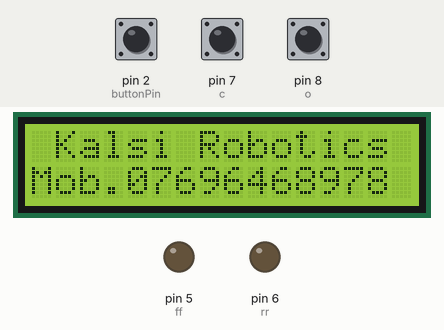
A sketch run on a simulated Arduino Uno, built with avr-gcc and run on an emulated ATmega328P. On the bench: 16×2 character LCD, output pins drawn as LEDs (lit = HIGH). Dashed ring = blinking. Inputs (shaded band) come from the test bench; at power-on: pin 2 (buttonPin) HIGH, pin 7 (c) HIGH, pin 8 (o) HIGH. What the sketch prints to the serial monitor is not drawn.

Above: at 2.2 s.
2.3 s: pin 2 (buttonPin) pulled LOW for 1 s
At 4.3 s:
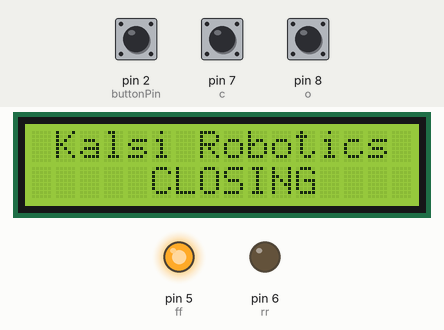
4.9 s: pin 7 (c) pulled LOW for 0.15 s
At 5.8 s:
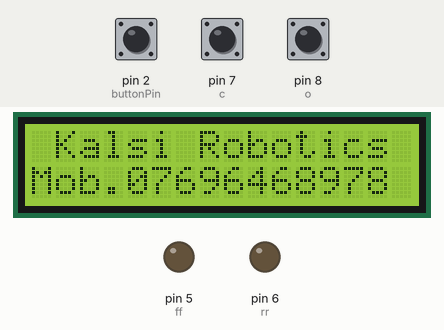
8.0 s: pin 2 (buttonPin) pulled LOW for 0.15 s
At 9.6 s:
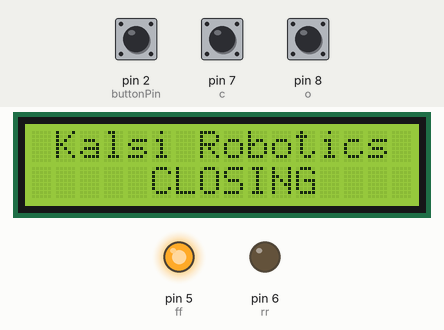
10.0 s: pin 7 (c) pulled LOW for 1 s
At 11.0 s:
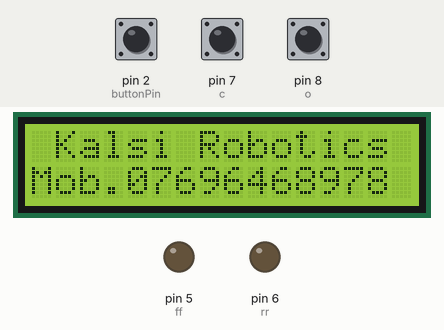
14.0 s: pin 2 (buttonPin) pulled LOW for 3.2 s
At 18.1 s:
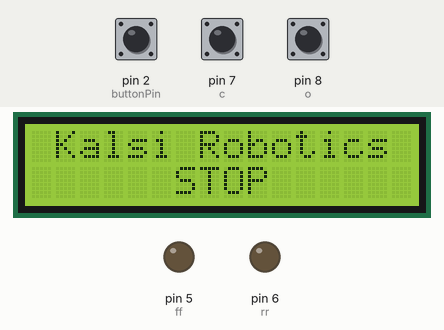
18.7 s: pin 2 (buttonPin) driven LOW and pin 7 (c) driven LOW
At 19.8 s:
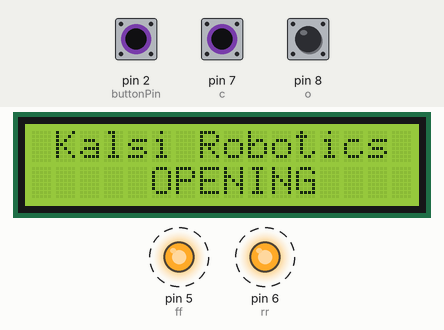
Timing chart, 0 to 22.4 s (numbered marks = the images above; inputs shaded):
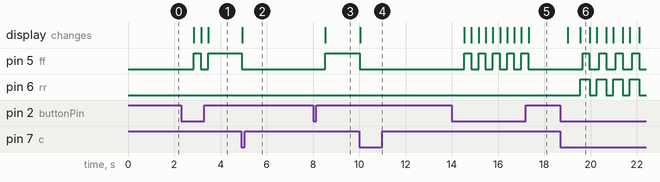

The sketch:

GateController.ino
```cpp
/*


// constants won't change. They're used here to
// set pin numbers:
const int buttonPin = 2;    // the number of the pushbutton pin
const int ledPin = 13;      // the number of the LED pin

// Variables will change:
int ledState = HIGH;         // the current state of the output pin
int buttonState;             // the current reading from the input pin
int lastButtonState = HIGH;   // the previous reading from the input pin

// the following variables are unsigned long's because the time, measured in miliseconds,
// will quickly become a bigger number than can be stored in an int.
unsigned long lastDebounceTime = 0;  // the last time the output pin was toggled
unsigned long debounceDelay = 50;    // the debounce time; increase if the output flickers

void setup() {
  pinMode(buttonPin, INPUT);
  pinMode(ledPin, OUTPUT);

  // set initial LED state
  digitalWrite(ledPin, ledState);
}

void loop() {
  // read the state of the switch into a local variable:
  int reading = digitalRead(buttonPin);

  // check to see if you just pressed the button
  // (i.e. the input went from LOW to HIGH),  and you've waited
  // long enough since the last press to ignore any noise:

  // If the switch changed, due to noise or pressing:
  if (reading != lastButtonState) {
    // reset the debouncing timer
    lastDebounceTime = millis();
  }

  if ((millis() - lastDebounceTime) > debounceDelay) {
    // whatever the reading is at, it's been there for longer
    // than the debounce delay, so take it as the actual current state:

    // if the button state has changed:
    if (reading != buttonState) {
      buttonState = reading;

      // only toggle the LED if the new button state is HIGH
      if (buttonState == LOW) {
        ledState = !ledState;
      }
    }
  }

  // set the LED:
  digitalWrite(ledPin, ledState);

  // save the reading.  Next time through the loop,
  // it'll be the lastButtonState:
  lastButtonState = reading;
}*/


#include <LiquidCrystal.h>

LiquidCrystal lcd(3,4,9,10,11,12);//rs,e,d4,d5,d6,d7
const int buttonPin = 2;// sensor input from remote
const int c = 7;// sensor input from close sensor (green)
const int o = 8;// sensor input from open sensor (blue)
const int ff = 5;// relay 1 to turn on motor in forward condition
const int rr = 6;// relay 2 to turn on motor in revese condition
int s = 1;
void setup()
{
pinMode(c, INPUT_PULLUP);
pinMode(o, INPUT_PULLUP);
pinMode(buttonPin, INPUT_PULLUP);
pinMode(ff, OUTPUT);  //relay 1 to turn on motor in forward condition
pinMode(rr, OUTPUT);  //relay 2 to turn on motor in revesed condition
 lcd.begin(16, 2);
      Serial.begin(9600);
      lcd.setCursor(0,0);
       lcd.print(" Kalsi Robotics ");
       lcd.setCursor(0,1);
       lcd.print("Mob.07696468978 ");
       delay(1000);
}

void loop()
{
motor_stop();
lcd.setCursor(0,0);
lcd.print(" Kalsi Robotics ");
lcd.setCursor(0,1);
lcd.print("Mob.07696468978 ");
Serial.println("NO Input      ");
if (digitalRead(buttonPin)== LOW)
         {
          delay(500);
                    Serial.println("  ................ entering    ");

                    Serial.println("                 entered    ");

                    if(digitalRead(o) == LOW)
                    {
                     goclose();
                    }
                    else if(digitalRead(c) == LOW)
                    {
                    goopen();
                    }
                    else // (digitalRead(o) == LOW && digitalRead(c) == LOW)
                    {
                     goclose();
                    }
         }
}


void goclose()
{
  start:
  while(digitalRead(c)!= LOW)
  {
       lcd.setCursor(0,0);
       lcd.print(" Kalsi Robotics ");
       lcd.setCursor(0,1);
       lcd.print("     CLOSING    ");
    Serial.println("             Closing    ");
    motor_run("FORWARD");
  if (digitalRead(buttonPin) == LOW)
         {
         delay(300);
          while(1)
          {
            motor_stop();
           lcd.setCursor(0,1);
       lcd.print("      STOP      ");
        if (digitalRead(buttonPin) == LOW)
         {
          delay(300);
          goto start;

          }

          }
         }

        }
  }


void goopen()
{
  start:
  while(digitalRead(o)!= LOW)
  {
       lcd.setCursor(0,0);
       lcd.print(" Kalsi Robotics ");
       lcd.setCursor(0,1);
       lcd.print("     OPENING    ");
    Serial.println(".............Opening    ");
    motor_run("BACKWARD");
    if (digitalRead(buttonPin) == LOW)
         {
         delay(300);
          while(1)
          {
            motor_stop();
           lcd.setCursor(0,1);
       lcd.print("      stop     ");
        if (digitalRead(buttonPin) == LOW)
         {
          delay(300);
          goto start;

          }

          }
         }


  }
}


void motor_run(String dir)
{
  if (dir == "BACKWARD")
  {
   Serial.println("backward");
    digitalWrite (rr, HIGH);
    delay(100);
    digitalWrite (ff, HIGH);
  }
  else if (dir == "FORWARD")
  {
    Serial.println("forward");
    digitalWrite (rr, LOW);
    digitalWrite (ff, HIGH);
  }
}

void motor_stop()
{
    digitalWrite (ff, LOW);
    delay(10);
    digitalWrite (rr, LOW);
}
```

Measured:
- after the input at 2.3 s, pin 5 (ff): LOW → HIGH after 0.55 s, → LOW 0.30 s later, → HIGH 0.32 s later; the display: changes after 0.55 s (image 1)
- after the input at 4.9 s, pin 5 (ff): HIGH → LOW at once; the display: changes at once (image 2)
- after the input at 8.0 s, pin 5 (ff): LOW → HIGH after 0.54 s; the display: changes after 0.54 s (image 3)
- after the input at 10.0 s, pin 5 (ff): HIGH → LOW at once; the display: changes at once (image 4)
- after the input at 14.0 s, pin 5 (ff): alternates HIGH for 0.30 s and LOW for 0.32 s, 10 changes in all, then stays LOW, starting after 0.54 s; the display: first changes after 0.54 s (image 5 shows a later state)
- after the input at 18.7 s, pin 5 (ff): alternates HIGH for 0.30 s and LOW for 0.42 s, starting after 0.95 s; pin 6 (rr): alternates HIGH for 0.41 s and LOW for 0.31 s, starting after 0.85 s; the display: first changes after 0.32 s (image 6 shows a later state)
- what the display in image 6 shows lasts 0.4 s, from 19.6 s to 20.0 s
